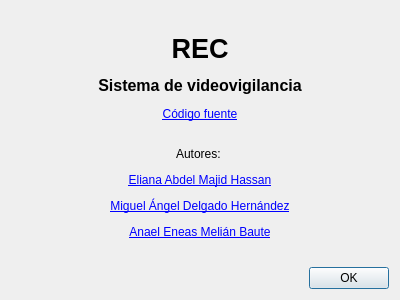
<?xml version="1.0" encoding="UTF-8"?>
<ui version="4.0">
 <class>Acerca</class>
 <widget class="QDialog" name="Acerca">
  <property name="geometry">
   <rect>
    <x>0</x>
    <y>0</y>
    <width>400</width>
    <height>300</height>
   </rect>
  </property>
  <property name="minimumSize">
   <size>
    <width>400</width>
    <height>300</height>
   </size>
  </property>
  <property name="maximumSize">
   <size>
    <width>400</width>
    <height>300</height>
   </size>
  </property>
  <property name="windowTitle">
   <string>Acerca de</string>
  </property>
  <property name="windowIcon">
   <iconset resource="../../iconos.qrc">
    <normaloff>:/iconos/iconos/rec.png</normaloff>:/iconos/iconos/rec.png</iconset>
  </property>
  <layout class="QVBoxLayout" name="verticalLayout">
   <item>
    <layout class="QVBoxLayout" name="verticalLayout2">
     <item>
      <widget class="QLabel" name="label">
       <property name="text">
        <string>&lt;html&gt;&lt;head/&gt;&lt;body&gt;&lt;p align=&quot;center&quot;&gt;&lt;span style=&quot; font-size:20pt; font-weight:600;&quot;&gt;REC&lt;/span&gt;&lt;/p&gt;&lt;p align=&quot;center&quot;&gt;&lt;span style=&quot; font-size:12pt; font-weight:600;&quot;&gt;Sistema de videovigilancia&lt;/span&gt;&lt;/p&gt;&lt;p align=&quot;center&quot;&gt;&lt;a href=&quot;https://github.com/ull-etsii-sistemas-operativos/videovigilancia-1415-g04&quot;&gt;&lt;span style=&quot; text-decoration: underline; color:#0000ff;&quot;&gt;Código fuente&lt;/span&gt;&lt;/a&gt;&lt;br/&gt;&lt;/p&gt;&lt;p align=&quot;center&quot;&gt;Autores: &lt;/p&gt;&lt;p align=&quot;center&quot;&gt;&lt;a href=&quot;https://github.com/eliwadi&quot;&gt;&lt;span style=&quot; text-decoration: underline; color:#0000ff;&quot;&gt;Eliana Abdel Majid Hassan&lt;/span&gt;&lt;/a&gt;&lt;/p&gt;&lt;p align=&quot;center&quot;&gt;&lt;a href=&quot;https://github.com/Madh93&quot;&gt;&lt;span style=&quot; text-decoration: underline; color:#0000ff;&quot;&gt;Miguel Ángel Delgado Hernández&lt;/span&gt;&lt;/a&gt;&lt;/p&gt;&lt;p align=&quot;center&quot;&gt;&lt;a href=&quot;https://github.com/alu0100785753&quot;&gt;&lt;span style=&quot; text-decoration: underline; color:#0000ff;&quot;&gt;Anael Eneas Melián Baute&lt;/span&gt;&lt;/a&gt;&lt;/p&gt;&lt;/body&gt;&lt;/html&gt;</string>
       </property>
      </widget>
     </item>
    </layout>
   </item>
   <item>
    <widget class="QDialogButtonBox" name="buttonBox">
     <property name="orientation">
      <enum>Qt::Horizontal</enum>
     </property>
     <property name="standardButtons">
      <set>QDialogButtonBox::Ok</set>
     </property>
    </widget>
   </item>
  </layout>
 </widget>
 <resources>
  <include location="../../iconos.qrc"/>
 </resources>
 <connections>
  <connection>
   <sender>buttonBox</sender>
   <signal>accepted()</signal>
   <receiver>Acerca</receiver>
   <slot>accept()</slot>
   <hints>
    <hint type="sourcelabel">
     <x>248</x>
     <y>254</y>
    </hint>
    <hint type="destinationlabel">
     <x>157</x>
     <y>274</y>
    </hint>
   </hints>
  </connection>
  <connection>
   <sender>buttonBox</sender>
   <signal>rejected()</signal>
   <receiver>Acerca</receiver>
   <slot>reject()</slot>
   <hints>
    <hint type="sourcelabel">
     <x>316</x>
     <y>260</y>
    </hint>
    <hint type="destinationlabel">
     <x>286</x>
     <y>274</y>
    </hint>
   </hints>
  </connection>
 </connections>
</ui>
